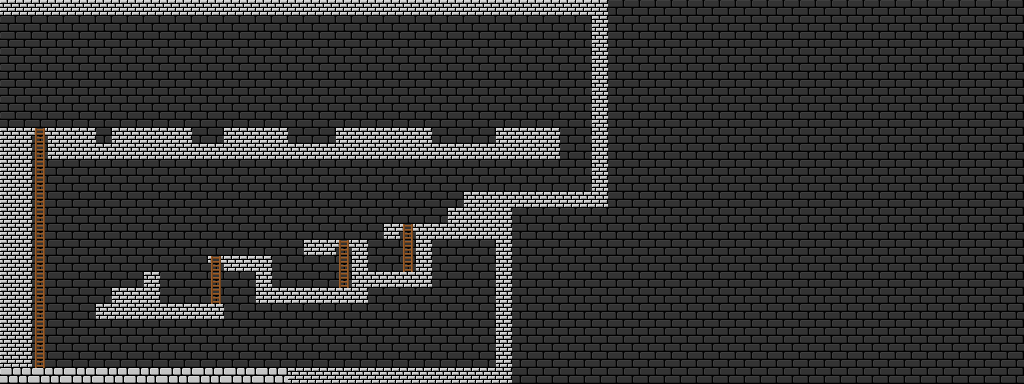

Rendered tile map (Tiled .tmx) drawn with the repository's tilesets; below, a short description and the map source with its tile grids summarised:
An orthogonal 64x24 tile map with 16x16 px tiles, 2 tile layers (Background, Objects), 2 tilesets and 11 objects (8x Snake, 2x Player).

<map version="1.0" orientation="orthogonal" width="64" height="24" tilewidth="16" tileheight="16">
 <tileset firstgid="1" name="Level 1 Tileset" tilewidth="16" tileheight="16">
  <image source="Level 1 Tileset.png" width="80" height="80" />
  <tile id="0">
   <properties>
    <property name="collision" value="15" />
   </properties>
  </tile>
  <tile id="1">
   <properties>
    <property name="collision" value="0" />
   </properties>
  </tile>
  <tile id="2">
   <properties>
    <property name="collision" value="7" />
   </properties>
  </tile>
  <tile id="3">
   <properties>
    <property name="collision" value="0" />
    <property name="type" value="ladder" />
   </properties>
  </tile>
  <tile id="4">
   <properties>
    <property name="collision" value="0" />
   </properties>
  </tile>
  <tile id="5">
   <properties>
    <property name="collision" value="15" />
   </properties>
  </tile>
  <tile id="8">
   <properties>
    <property name="collision" value="7" />
    <property name="type" value="ladder" />
   </properties>
  </tile>
  <tile id="10">
   <properties>
    <property name="collision" value="15" />
   </properties>
  </tile>
  <tile id="11">
   <properties>
    <property name="collision" value="15" />
   </properties>
  </tile>
 </tileset>
 <tileset firstgid="26" name="objects" tilewidth="16" tileheight="16">
  <image source="testlevel_obj.png" width="128" height="128" />
  <tile id="0">
   <properties>
    <property name="collision" value="15" />
    <property name="life" value="30" />
   </properties>
  </tile>
 </tileset>
 <layer name="Background" width="64" height="24">
  <data>[1536 cells, 1536 non-empty, 6 distinct tile ids]</data>
 </layer>
 <layer name="Objects" width="64" height="24">
  <data>[1536 cells, 0 non-empty, 0 distinct tile ids]</data>
 </layer>
 <objectgroup name="Object Layer 1" width="64" height="24">
  <object name="PlayerSpawn" type="Player" x="464" y="352" width="16" height="16" />
  <object type="Snake" x="160" y="112" width="16" height="16" />
  <object type="Snake" x="368" y="112" width="16" height="16" />
  <object type="Snake" x="496" y="176" width="16" height="16" />
  <object type="Snake" x="240" y="240" width="16" height="16" />
  <object type="Snake" x="96" y="352" width="16" height="16" />
  <object type="Snake" x="336" y="352" width="16" height="16" />
  <object type="Snake" x="240" y="112" width="16" height="16" />
  <object type="Snake" x="112" y="160" width="16" height="16" />
  <object type="Player" gid="27" x="304" y="240" />
  <object gid="26" x="336" y="240" />
 </objectgroup>
</map>